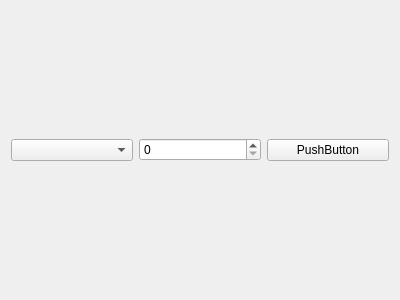
<?xml version="1.0" encoding="UTF-8"?>
<ui version="4.0">
    <class>ModuleSelectorWidget</class>
    <widget class="QWidget" name="ModuleSelectorWidget">
        <property name="geometry">
            <rect>
                <x>0</x>
                <y>0</y>
                <width>400</width>
                <height>300</height>
            </rect>
        </property>
        <property name="windowTitle">
            <string>Form</string>
        </property>
        <layout class="QHBoxLayout" name="horizontalLayout">
            <item>
                <widget class="QComboBox" name="comboBox"/>
            </item>
            <item>
                <widget class="QSpinBox" name="spinBox"/>
            </item>
            <item>
                <widget class="QPushButton" name="pushButton">
                    <property name="text">
                        <string>PushButton</string>
                    </property>
                </widget>
            </item>
        </layout>
    </widget>
    <resources/>
    <connections/>
</ui>
